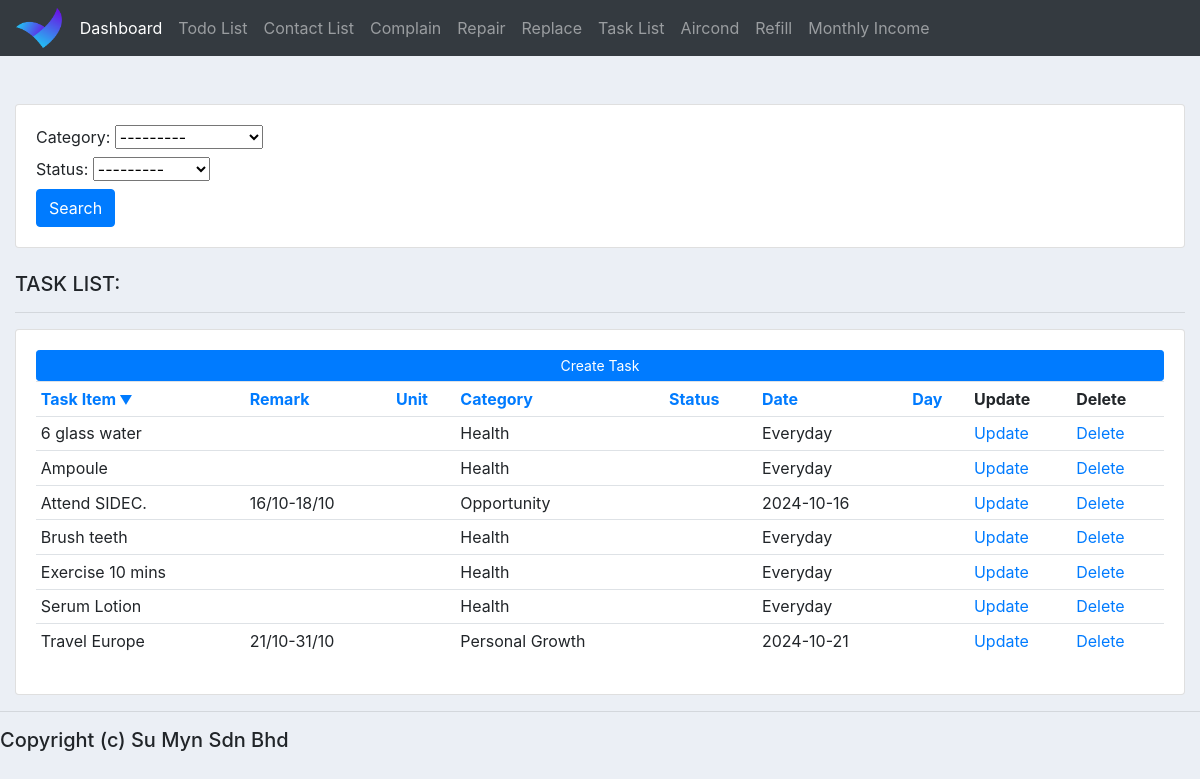
/table_task_list/?sort=task_item, run on the app's committed database.
### homestay_app/models.py (models this page shows, shortened)
class TaskList(models.Model):
    CATEGORY = (
        ("Not Chosen", "Not Chosen"),
        ("Todo", "Todo"),
        ("Personal Growth", "Personal Growth"),
        ("Money Matter", "Money Matter"),
        ("Health", "Health"),
        ("Opportunity", "Opportunity"),
        ("Homestay", "Homestay"),
        ("Stock Market", "Stock Market"),
        ("Ecommerce", "Ecommerce"),
        ("HouseKeeping", "HouseKeeping")
    )
    STATUS = (
        ("Not Chosen", "Not Chosen"),
        ("Today", "Today"),
        ("Tomorrow", "Tomorrow"),
        ("Pending", "Pending"),
        ("Done", "Done"),
        ("This Week", "This Week"),
        ("This Month", "This Month"),
        ("This Year", "This Year"),
        ("After Europe", "After Europe"),
    )
    task_item = models.CharField(max_length=200, null=True, blank=True)
    remark = models.CharField(max_length=200, null=True, blank=True)
    unit = models.CharField(max_length=30, null=True, blank=True)
    category = models.CharField(max_length=30, null=True, blank=True, choices=CATEGORY)
    status =  models.CharField(max_length=30, blank=True, null=True, choices=STATUS)
    date = models.CharField(max_length=30, null=True, blank=True)
    day = models.CharField(max_length=30, null=True, blank=True)
    created_at = models.DateTimeField(auto_now_add=True, null=True, blank=True)
    updated_at = models.DateTimeField(auto_now=True, null=True, blank=True)

### homestay_app/views.py (the view)
# urls.py: path('table_task_list/', views.taskList, name='taskList'),
def taskList(request):
    task_list = TaskList.objects.all()
    sort_by = request.GET.get('sort', '')
    valid_sort_fields_tasklist = ['task_item', 'remark', 'unit', 'category', 'status', 'date', 'day', 'created_at']
    if sort_by in valid_sort_fields_tasklist:
        task_list = task_list.order_by(F(sort_by).asc(nulls_last=True))
    myFilter = TaskListFilter(request.GET, queryset=task_list)
    task_list = myFilter.qs
    context = {
        'current_sort': sort_by,
        'task_list': task_list,
        'myFilter': myFilter
    }
    return render(request, 'table_task_list.html', context)

### homestay_app/templates/table_task_list.html (shortened to what this page needs)
{%  extends 'base.html' %}
{% block content %}
<br>
<div class="row">
	<div class="col-md-12">
		<br>
		<div class="row">
			<div class="col">
				<div class="card card-body">
					<form method="get">
						{{myFilter.form}}
						<button class="btn btn-primary" type="submit">Search</button>
					</form>
				</div>
			</div>
		</div>
		<br>
		<h5>TASK LIST:</h5>
		<hr>
		<div class="card card-body">
			<a class="btn btn-primary  btn-sm btn-block" href="{% url 'formTaskList' %}">Create Task</a>
			<table class="table table-sm">
				<tr>
					<th><a href="?sort=task_item" class="{% if current_sort == 'task_item' %}sort-indicator-tasklist{% endif %}">Task Item</a></th>
					<th><a href="?sort=remark" class="{% if current_sort == 'remark' %}sort-indicator-tasklist{% endif %}">Remark</a></th>
					<th><a href="?sort=unit" class="{% if current_sort == 'unit' %}sort-indicator-tasklist{% endif %}">Unit</a></th>
					<th><a href="?sort=category" class="{% if current_sort == 'category' %}sort-indicator-tasklist{% endif %}">Category</a></th>
					<th><a href="?sort=status" class="{% if current_sort == 'status' %}sort-indicator-tasklist{% endif %}">Status</a></th>
					<th><a href="?sort=date" class="{% if current_sort == 'date' %}sort-indicator-tasklist{% endif %}">Date</a></th>
					<th><a href="?sort=day" class="{% if current_sort == 'day' %}sort-indicator-tasklist{% endif %}">Day</a></th>
					<th>Update</th>
					<th>Delete</th>
				</tr>
				{% for m in task_list %}
					<tr>
						<td>{{m.task_item|default:"" }}</td>
						<td>{{m.remark|default:"" }}</td>
						<td>{{m.unit|default:"" }}</td>
						<td>{{m.category|default:"" }}</td>
						<td>{{m.status|default:"" }}</td>
						<td>{{m.date|default:"" }}</td>
						<td>{{m.day|default:"" }}</td>
						<td><a href="{% url 'updateTaskList' m.id %}">Update</a></td>
						<td><a href="{% url 'deleteTaskList' m.id %}">Delete</a></td>
					</tr>
				{% endfor %}
			</table>
		</div>
	</div>
</div>
{% endblock %}

### static/css/base.css (style rules this page uses)
body { background-color: #ebeff5; }

### homestay_app/templates/table_task_list.html (style rules this page uses)
.sort-indicator-tasklist::after { content: ' ▼'; font-size: 0.8em; color: #007bff; }

### data on the page
TaskList: task_item "6 glass water", category "Health", date "Everyday"
TaskList: task_item "Ampoule", category "Health", date "Everyday"
TaskList: task_item "Attend SIDEC.", remark "16/10-18/10", category "Opportunity", date "2024-10-16"
TaskList: task_item "Brush teeth", category "Health", date "Everyday"
TaskList: task_item "Exercise 10 mins", category "Health", date "Everyday"
TaskList: task_item "Serum Lotion", category "Health", date "Everyday"
TaskList: task_item "Travel Europe", remark "21/10-31/10", category "Personal Growth", date "2024-10-21"
